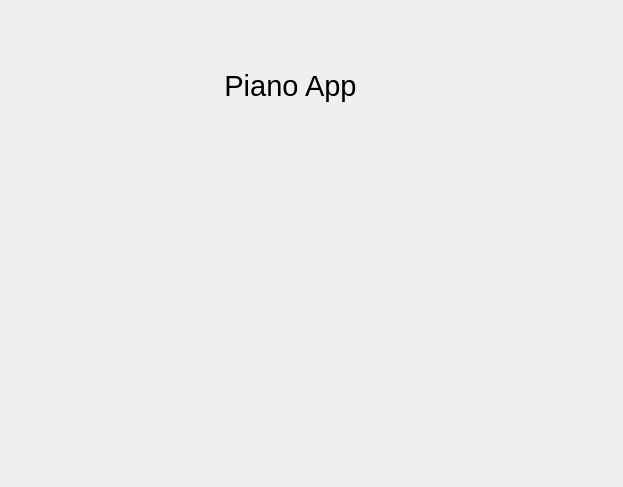
<?xml version="1.0" encoding="UTF-8"?>
<ui version="4.0">
 <class>Form</class>
 <widget class="QWidget" name="Form">
  <property name="geometry">
   <rect>
    <x>0</x>
    <y>0</y>
    <width>623</width>
    <height>487</height>
   </rect>
  </property>
  <property name="windowTitle">
   <string>Form</string>
  </property>
  <widget class="QWidget" name="gridLayoutWidget">
   <property name="geometry">
    <rect>
     <x>7</x>
     <y>329</y>
     <width>610</width>
     <height>131</height>
    </rect>
   </property>
   <layout class="QGridLayout" name="pianoKey"/>
  </widget>
  <widget class="QLabel" name="label">
   <property name="geometry">
    <rect>
     <x>190</x>
     <y>50</y>
     <width>201</width>
     <height>71</height>
    </rect>
   </property>
   <property name="font">
    <font>
     <pointsize>22</pointsize>
    </font>
   </property>
   <property name="text">
    <string>Piano App</string>
   </property>
   <property name="alignment">
    <set>Qt::AlignCenter</set>
   </property>
  </widget>
 </widget>
 <resources/>
 <connections/>
</ui>
